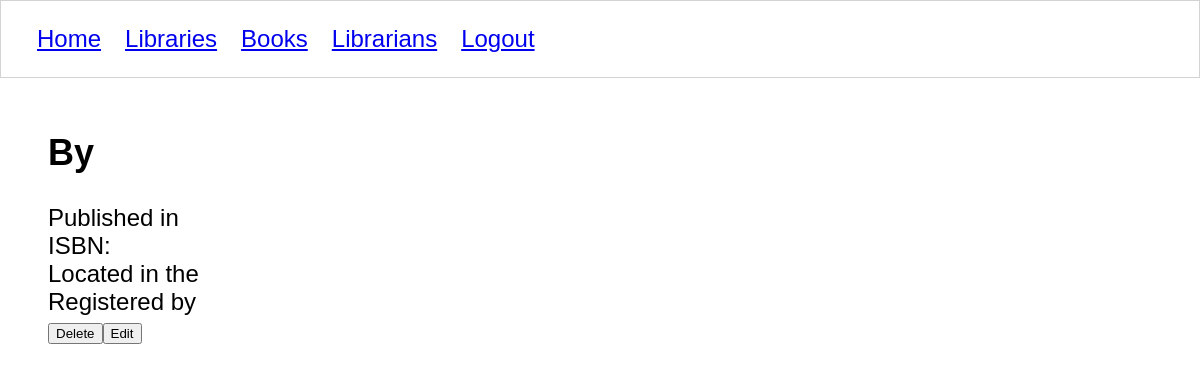
The app's page /books/4/ (signed in), older data.
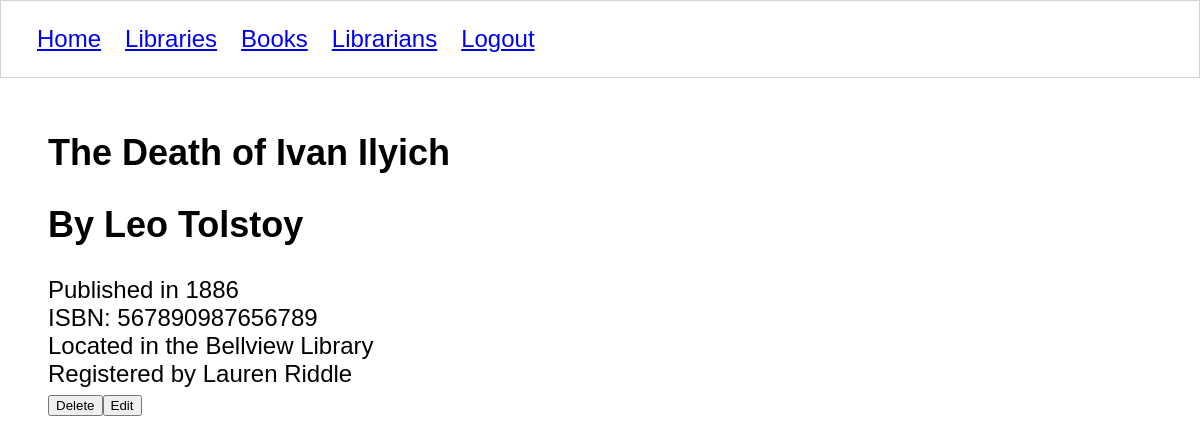
The same page, newer data.
### libraryapp/models/book.py (models this page shows, shortened)
class Book(models.Model):
    title = models.CharField(max_length = 50)
    ISBN = models.CharField(max_length=100)
    author = models.CharField(max_length=50)
    year_published = models.IntegerField()
    location = models.ForeignKey(Library, on_delete=models.CASCADE)
    librarian = models.ForeignKey(Librarian, on_delete=models.CASCADE)

### libraryapp/models/library.py (models this page shows, shortened)
class Library(models.Model):
    title = models.CharField(max_length = 50)
    address = models.CharField(max_length=50)

### libraryapp/views/books/details.py (the view, shortened to what this page needs)
# urls.py: path('books/<int:book_id>/', book_details, name='book'),
@login_required
def book_details(request, book_id):
    if request.method == 'GET':
        book = get_book(book_id)
        template_name = 'books/detail.html'
        return render(request, template_name, {'book': book})

### libraryapp/views/books/details.py (called while the page is built)
def get_book(book_id):
    with sqlite3.connect(Connection.db_path) as conn:
        conn.row_factory = create_book
        db_cursor = conn.cursor()
        db_cursor.execute("""
        SELECT
            b.id book_id,
            b.title,
            b.ISBN,
            b.author,
            b.year_published,
            b.librarian_id,
            b.location_id,
            li.id librarian_id,
            u.first_name,
            u.last_name,
            loc.id library_id,
            loc.title library_name
        FROM libraryapp_book b
        JOIN libraryapp_librarian li ON b.librarian_id = li.id
        JOIN libraryapp_library loc ON b.location_id = loc.id
        JOIN auth_user u ON u.id = li.user_id
        WHERE b.id = ?
        """, (book_id,))
        return db_cursor.fetchone()

### libraryapp/templates/books/detail.html (shortened to what this page needs)
{% extends 'shared/base.html' %}
{% block content %}
    <section id="book-details">
        <h1>{{ book.title }}</h1>
        <h2>By {{ book.author }}</h2>
        <div>Published in {{ book.year_published }}</div>
        <div>ISBN: {{ book.ISBN }}</div>
        <div>Located in the {{ book.location.title }}</div>
        <div>Registered by {{ book.librarian.first_name }} {{ book.librarian.last_name }}</div>
    </section>
    <section id="book-actions" style="display:flex;">
        <form action="{% url 'libraryapp:book' book.id %}" method="POST">
            <button>Delete</button>
        </form>
        <form action="{% url 'libraryapp:book_edit_form' book.id %}" method="GET">
            <button>Edit</button>
        </form>
    </section>
{% endblock %}

Row changes from the older to the newer data that the page shows:
added Book: title "The Death of Ivan Ilyich", author "Leo Tolstoy", year_published "1886", ISBN "567890987656789", location "Bellview Library", librarian.first_name "Lauren", librarian.last_name "Riddle"
